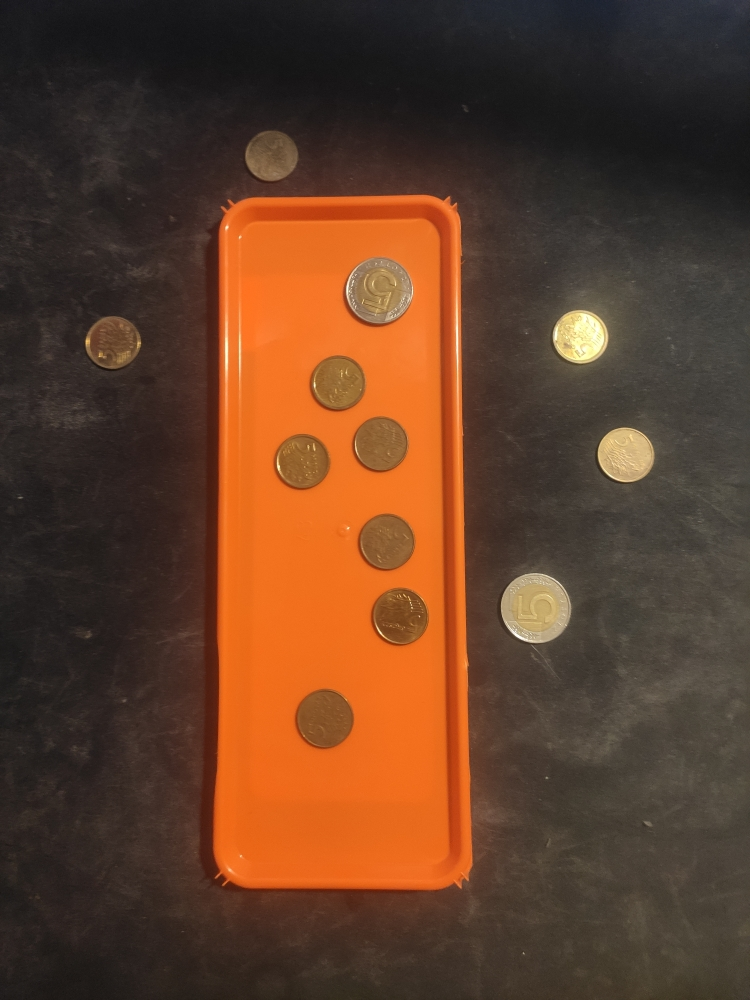
#> input picture 2/tray6.jpg, 750 x 1000 px
$ python main2.py
#> lines starting #> are read from the running program, lines starting #| are printed output that depends on the picture; after the words box and inside, x2 and y2 are one past the last pixel; in counts of white or black regions, pixels touching at a corner belong together
#Project created by Lukasz Wojciechowski
import sys

import cv2
import argparse
import numpy as np
import math

def parse_arguments():
    print("Calculating...")

link = "./tray6.jpg"
if __name__ == '__main__':
    parse_arguments()
img = cv2.imread(link)
#> img is the input picture: shape (1000, 750, 3); mean B, G, R 41.2, 62.8, 97.5
img2 = cv2.imread(link,0)
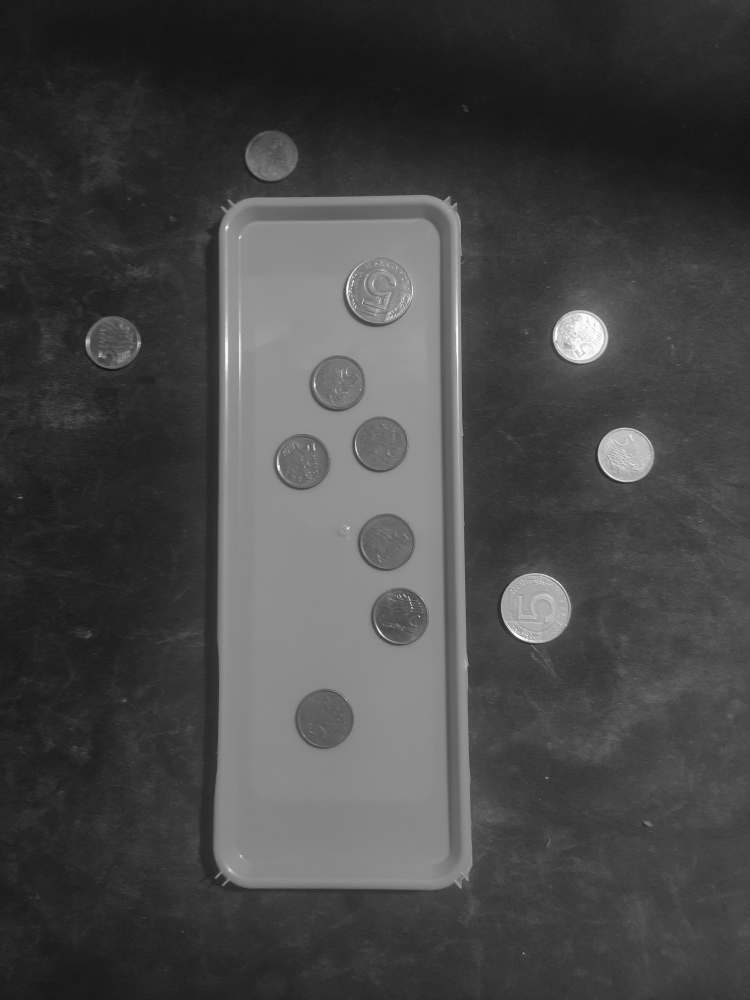
#> img2: shape (1000, 750); min 17, max 255, mean 70.7
img3 = cv2.medianBlur(img2,5)


if img is None:
    exit("can not open");


#Tray
edges = cv2.Canny(img2,180,300)
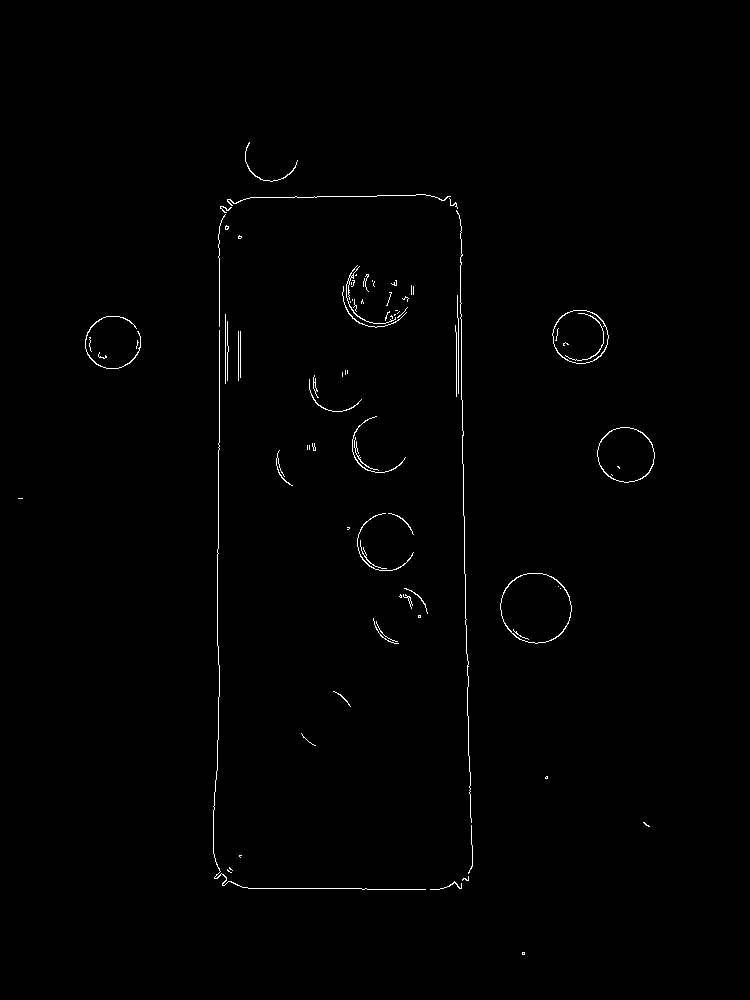
#> edges: shape (1000, 750); 0.65% white in thin lines or dots, all inside (x1, y1, x2, y2) = (18, 142, 655, 955)
lines = cv2.HoughLinesP(edges,rho=1.1,theta=1.1*np.pi/180,threshold=70,minLineLength=10,maxLineGap=30)
#> lines = 15 rows, first 6: [460, 219, 464, 573], [219, 449, 219, 226], [250, 197, 425, 194], [218, 739, 218, 697], [467, 691, 472, 866], [248, 888, 366, 888]
[xmin ,ymin,xmax ,ymax ] = lines[0][0]
#> xmin = 460; ymin = 219; xmax = 464; ymax = 573
for i in lines:
    x1,y1,x2,y2 = i[0]

    #xmin
    if x1<xmin:
        xmin = x1
    if x2<xmin:
        xmin = x2
    #xmax
    if x1>xmax:
        xmax = x1
    if x2>xmax:
        xmax = x2

    #ymin
    if y1<ymin:
        ymin = y1
    if y2<xmin:
        ymin = y2
    #ymax
    if y1>ymax:
        ymax = y1
    if y2>ymax:
        ymax = y2
#> this loop made 15 passes
#> (x1, y1, x2, y2, xmin, ymax) on pass 4: (218, 739, 218, 697, 218, 739)
#> (x1, y1, x2, y2, xmax, ymax) on pass 5: (467, 691, 472, 866, 472, 866)
#> after the loop, xmax = 472; xmin = 217; ymax = 889
#Circles
total = 0
coinsIn = 0
circles = cv2.HoughCircles(img3, cv2.HOUGH_GRADIENT, 1.8, 40,100, param1=120,param2=55,minRadius=20,maxRadius=100)
#> circles = [[301.5, 461.7, 28.28], [535.5, 607.5, 35.48], [398.7, 616.5, 29.36], [378.9, 443.7, 28.64], [625.5, 454.5, 28.28], [386.1, 542.7, 29.18], [580.5, 335.7, 27.74], [270.9, 155.7, 26.3], [114.3, 341.1, 25.04], [323.1, 719.1, 30.44], [395.1, 258.3, 66.26], [335.7, 382.5, 29.72]]
if circles is not None:
    circles = np.round(circles[0, :]).astype("int")
#> circles = [[302, 462, 28], [536, 608, 35], [399, 616, 29], [379, 444, 29], [626, 454, 28], [386, 543, 29], [580, 336, 28], [271, 156, 26], [114, 341, 25], [323, 719, 30], [395, 258, 66], [336, 382, 30]]
    for (x, y, r) in circles:
        cv2.circle(img, (x, y), r, (0, 255, 0), 4)
        total +=1
        if xmin<=x and xmax>=x:
            if ymin<=y and ymax>=y:
                coinsIn +=1
#> this loop made 12 passes
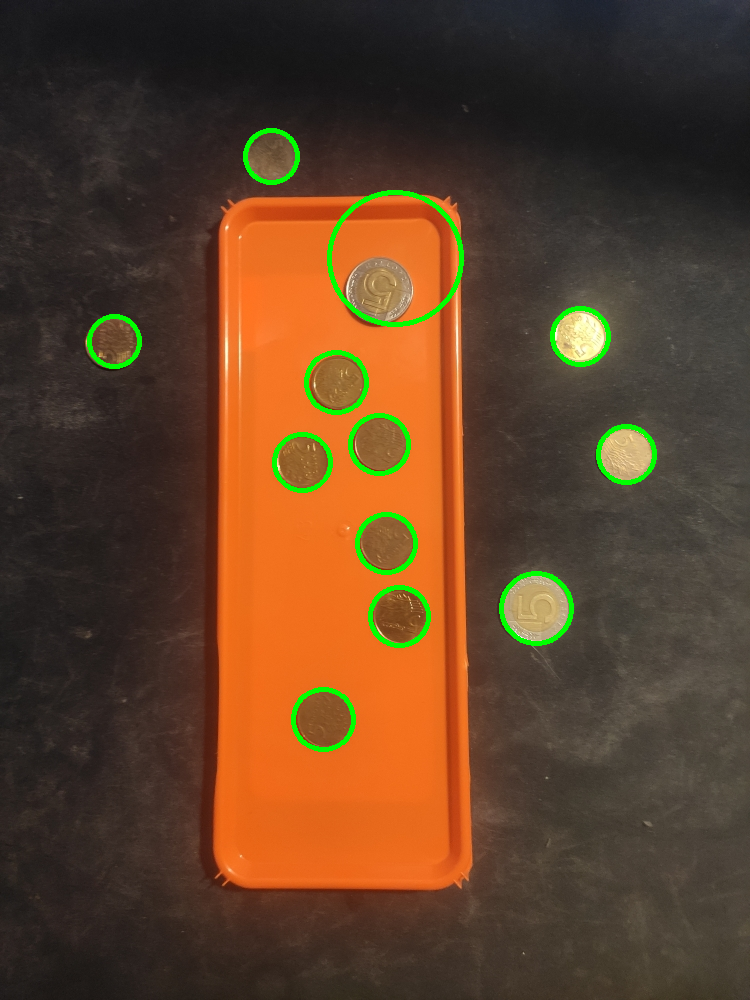
#> img: shape (1000, 750, 3); 1.61% of pixels changed, all inside (x1, y1, x2, y2) = (87, 128, 657, 752)
#> after the loop, coinsIn = 7; total = 12

cv2.rectangle(img,(xmin,ymin),(xmax,ymax),(240,204,221),6)
cv2.putText(img,"Total coins:"+str(total),(10,50),cv2.FONT_HERSHEY_SIMPLEX,1,(255,255,255),3,cv2.LINE_AA,False)
cv2.putText(img,"Coins in:"+str(coinsIn),(10,100),cv2.FONT_HERSHEY_SIMPLEX,1,(255,255,255),3,cv2.LINE_AA,False)
cv2.putText(img,"Coins out:"+str(total-coinsIn),(10,150),cv2.FONT_HERSHEY_SIMPLEX,1,(255,255,255),3,cv2.LINE_AA,False)
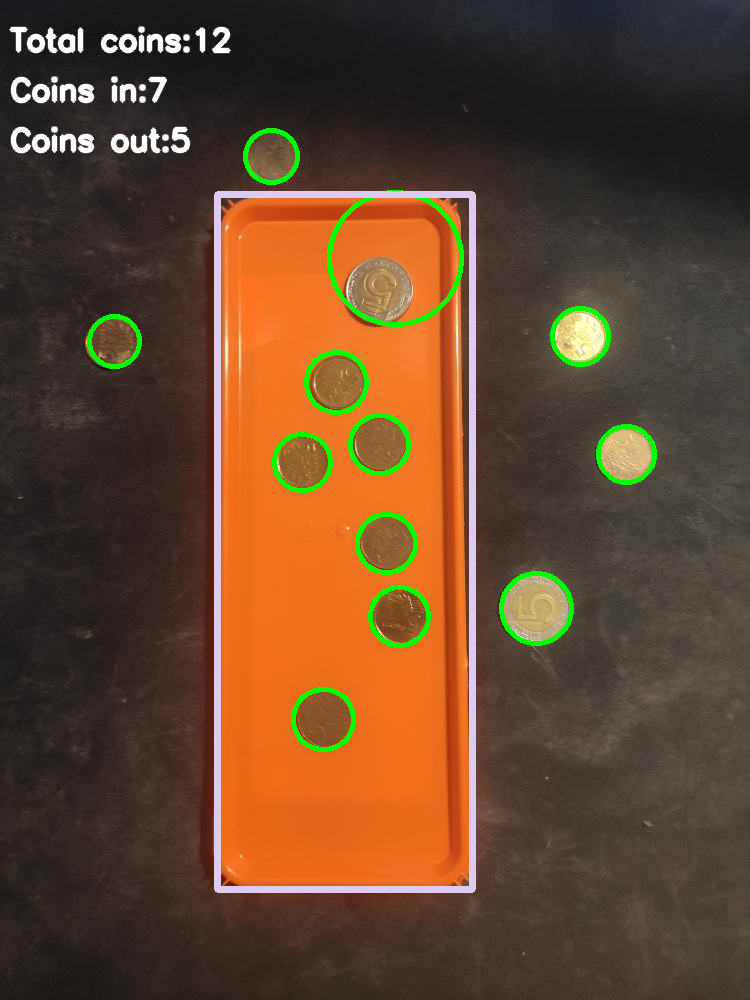
#> img: shape (1000, 750, 3); mean B, G, R 45.9, 69.6, 98.5
cv2.imshow("output", img)
cv2.waitKey(10000);
cv2.destroyAllWindows()
